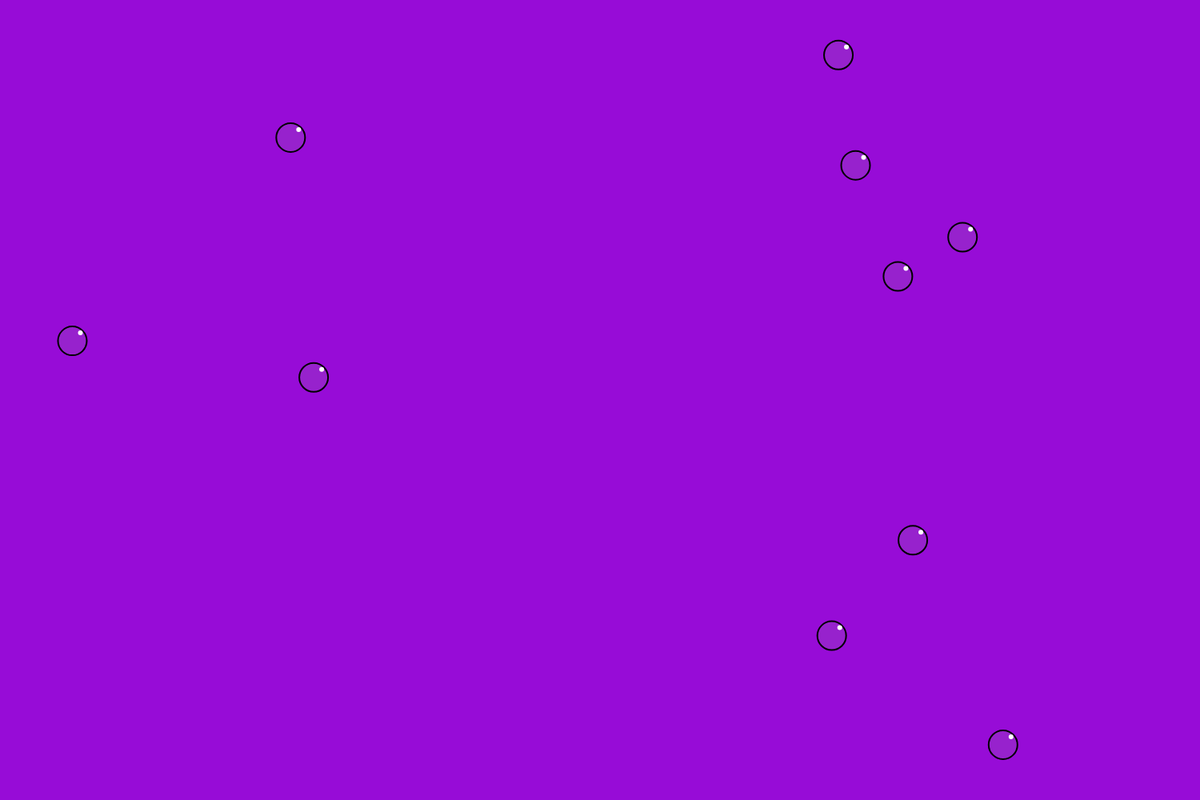
Frame 1 (no input)
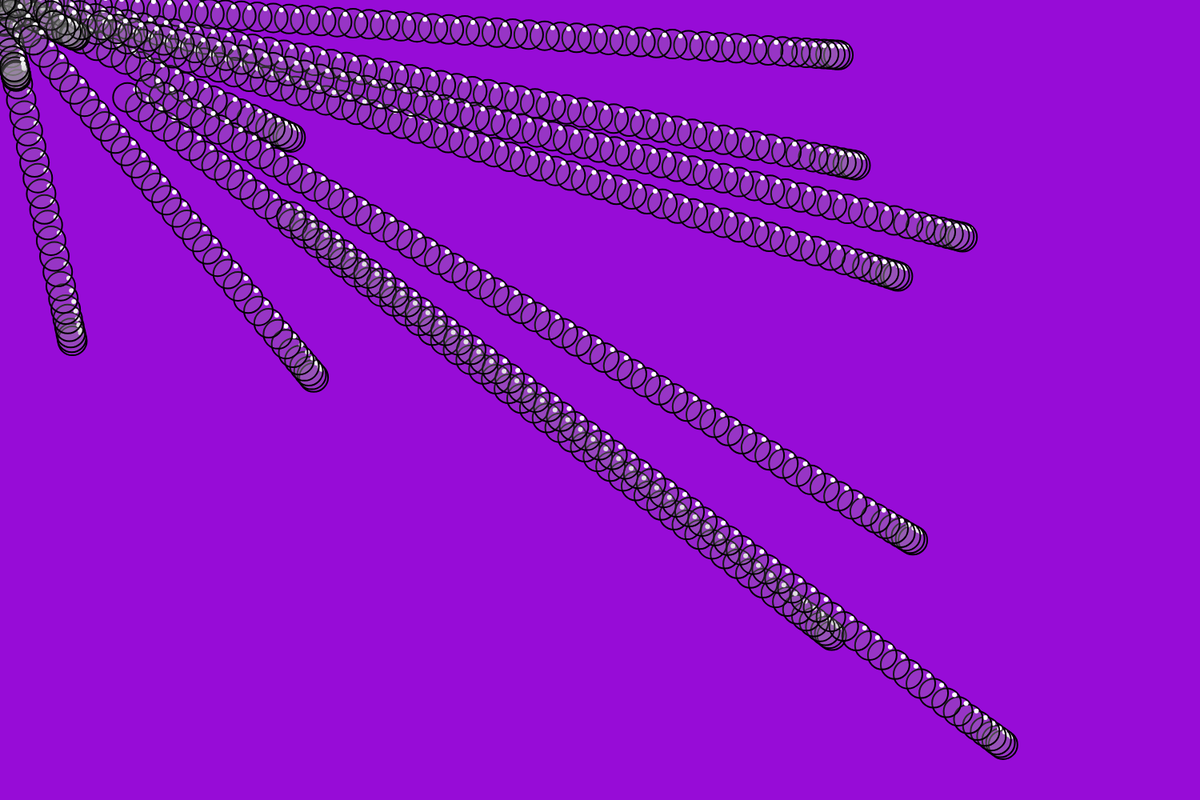
Frame 60 (no input)
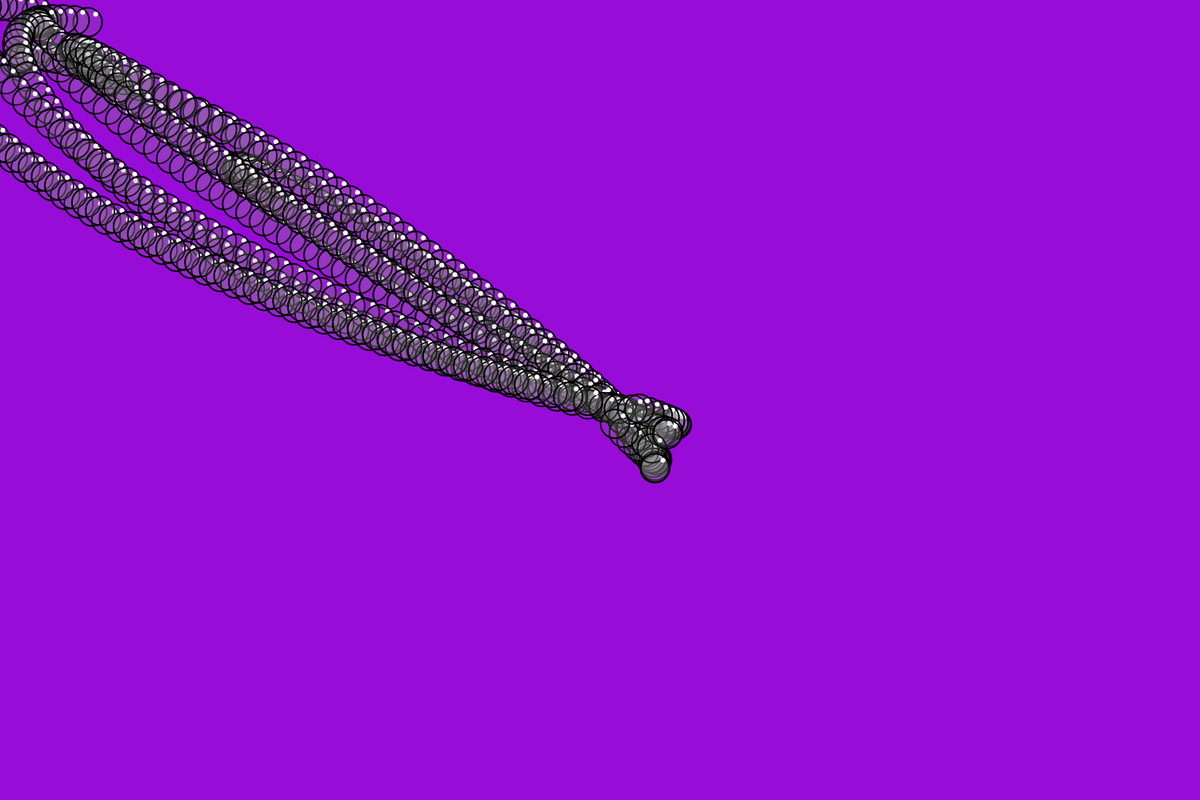
Frame 120 (the mouse pressed at the canvas centre since frame 60)

The p5.js sketch that drew these frames (run headless with seeded random() and noise() and a simulated clock; from frame 60 on, the mouse is pressed at the canvas centre):

// p5.js sketch
// ── sketch.js
var movers = [];

function setup() {
  createCanvas(1500,1000);
  for (var i = 0; i < 10; i++) {
     movers[i] = new Mover(); 
     background(151,12,215);
  }
}

function draw() {

  for (var i = 0; i < movers.length; i++) {
    //var j = random(0,255);
    movers[i].update();
    movers[i].display(); 
   // al += 0.1; 
  } 
}

function mousePressed(){
	background(151,12,215);
}
// ── mover.js
function Mover() {
  this.position = createVector(random(width),random(height));
  this.velocity = createVector();
  this.acceleration = createVector();
  this.topspeed = 20;

  this.update = function() {
    // Compute a vector that points from position to mouse
    var mouse = createVector(mouseX,mouseY);
    this.acceleration = p5.Vector.sub(mouse,this.position);
    // Set magnitude of acceleration
    this.acceleration.setMag(2);

    this.velocity.add(this.acceleration);
    this.velocity.limit(this.topspeed);
    this.position.add(this.velocity);
  };


  
  this.display = function() {
  
    //var Ss = map(this.velocity,-1,1,0,50);
    strokeWeight(2);
      stroke(0);
     fill(151,40);
    ellipse(this.position.x, this.position.y, 36,36);
    //strokeWeight(2);
    //stroke(0);
      noStroke();
     fill(255);
   ellipse(this.position.x+10, this.position.y-10, 6,6);
    
  };

  
}
